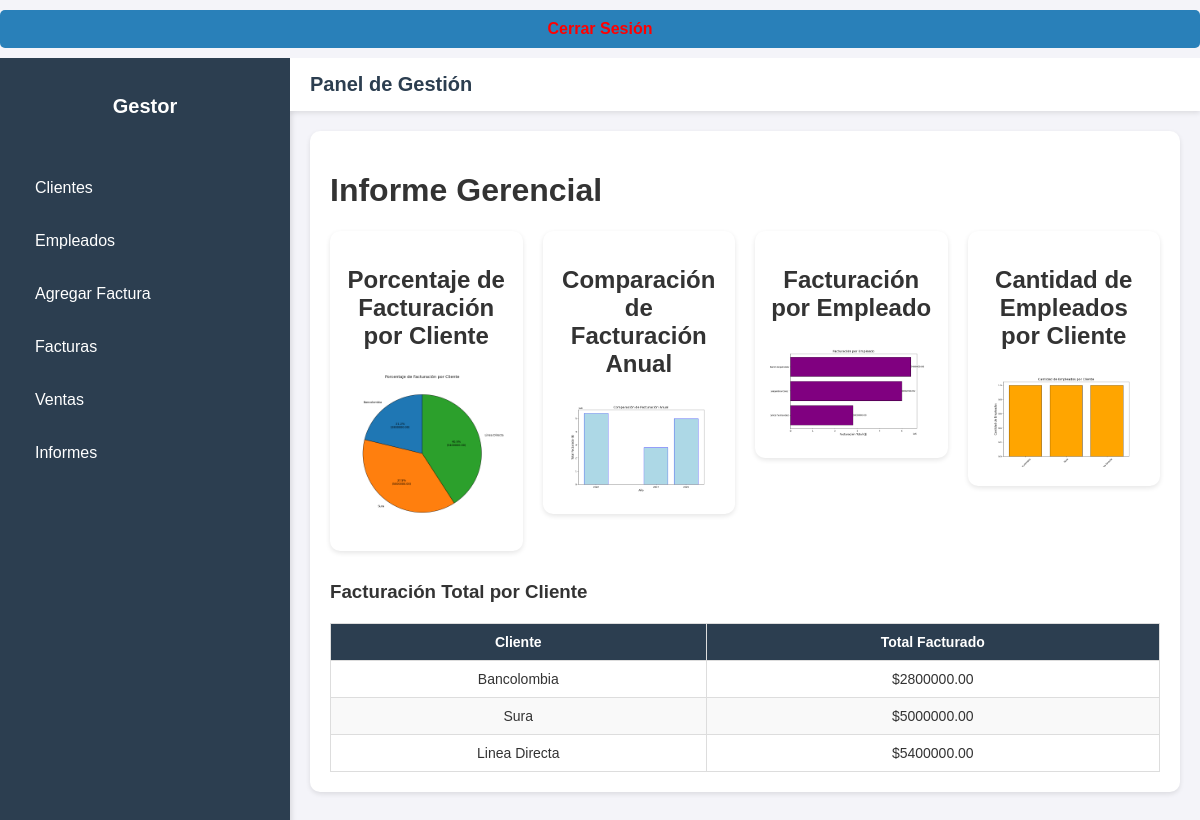
The page /informes/informes/ (signed in) on the database its author committed.
### Gestor_tareas/models/cliente.py (models this page shows, shortened)
class Cliente(models.Model):
    nombre = models.CharField(max_length=200)
    contacto = models.CharField(max_length=50)
    direccion = models.TextField(blank=True, null=True)
    email = models.EmailField(blank=True, null=True)
    fecha_registro = models.DateField(auto_now_add=True)

### Gestor_tareas/views/informe_views.py (the view)
# urls.py: path('informes/', generar_informe, name='generar_informe'),
@login_required
def generar_informe(request):
    facturacion_por_cliente = defaultdict(float)
    facturacion_anual = defaultdict(float)
    empleados_por_cliente = defaultdict(set)
    facturacion_empleados = defaultdict(float)
    facturas = Factura.objects.select_related('cliente', 'empleado').all()
    for factura in facturas:
        if factura.fecha_emision:
            anio = factura.fecha_emision.year
            facturacion_anual[anio] += float(factura.total)
        if factura.cliente:
            facturacion_por_cliente[factura.cliente.nombre] += float(factura.total)
            empleados_por_cliente[factura.cliente.nombre].add(factura.empleado)
        if factura.empleado:
            facturacion_empleados[factura.empleado.nombre] += float(factura.total)
    clientes = list(facturacion_por_cliente.keys())
    totales_clientes = list(facturacion_por_cliente.values())
    colores_clientes = cm.get_cmap('tab10')(range(len(clientes)))  # Usar colores de la paleta `tab10`
    plt.figure(figsize=(8, 8))
    plt.pie(
        totales_clientes,
        labels=clientes,
        autopct=lambda p: f'{p:.1f}%\n({p * sum(totales_clientes) / 100:.2f})',
        startangle=90,
        colors=colores_clientes,
        wedgeprops={'edgecolor': 'black'}  # Borde para mayor claridad
    )
    plt.title('Porcentaje de Facturación por Cliente', fontsize=14)
    plt.tight_layout()
    buffer_pie = io.BytesIO()
    plt.savefig(buffer_pie, format='png')
    plt.close()
    buffer_pie.seek(0)
    grafico_porcentajes_cliente = base64.b64encode(buffer_pie.getvalue()).decode('utf-8')
    buffer_pie.close()
    anios = sorted(facturacion_anual.keys())
    totales_anuales = [facturacion_anual[anio] for anio in anios]
    plt.figure(figsize=(10, 6))
    plt.bar(anios, totales_anuales, color='lightblue', edgecolor='blue')
    plt.xlabel('Año', fontsize=12)
    plt.ylabel('Total Facturado ($)', fontsize=12)
    plt.title('Comparación de Facturación Anual', fontsize=14)
    plt.xticks(anios)
    for i, total in enumerate(totales_anuales):
        plt.text(i, total, f'{total:.2f}', ha='center', va='bottom')
    buffer_anual = io.BytesIO()
    plt.savefig(buffer_anual, format='png')
    plt.close()
    buffer_anual.seek(0)
    grafico_comparativo_anual = base64.b64encode(buffer_anual.getvalue()).decode('utf-8')
    buffer_anual.close()
    empleados = list(facturacion_empleados.keys())
    totales_empleados = list(facturacion_empleados.values())
    plt.figure(figsize=(10, 6))
    plt.barh(empleados, totales_empleados, color='purple', edgecolor='black')
    plt.xlabel('Facturación Total ($)', fontsize=12)
    plt.ylabel('Empleado', fontsize=12)
    plt.title('Facturación por Empleado', fontsize=14)
    for i, total in enumerate(totales_empleados):
        plt.text(total, i, f'{total:.2f}', va='center')
    buffer_empleados = io.BytesIO()
    plt.savefig(buffer_empleados, format='png')
    plt.close()
    buffer_empleados.seek(0)
    grafico_empleados = base64.b64encode(buffer_empleados.getvalue()).decode('utf-8')
    buffer_empleados.close()
    empleados_totales = [len(empleados_por_cliente[cliente]) for cliente in clientes]
    plt.figure(figsize=(10, 6))
    plt.bar(clientes, empleados_totales, color='orange', edgecolor='black')
    plt.xlabel('Cliente', fontsize=12)
    plt.ylabel('Cantidad de Empleados', fontsize=12)
    plt.title('Cantidad de Empleados por Cliente', fontsize=14)
    plt.xticks(rotation=45)
    buffer_clientes = io.BytesIO()
    plt.savefig(buffer_clientes, format='png')
    plt.close()
    buffer_clientes.seek(0)
    grafico_clientes = base64.b64encode(buffer_clientes.getvalue()).decode('utf-8')
    buffer_clientes.close()
    return render(request, 'reportes/informes.html', {
        'grafico_porcentajes_cliente': grafico_porcentajes_cliente,
        'grafico_comparativo_anual': grafico_comparativo_anual,
        'grafico_empleados': grafico_empleados,
        'grafico_clientes': grafico_clientes,
        'facturacion_anual': dict(facturacion_anual),
        'facturacion_por_cliente': dict(facturacion_por_cliente),
    })

### Gestor_tareas/templates/reportes/informes.html (shortened to what this page needs)
{% extends 'base_dashboard.html' %}
{% block content %}
    <h1 class="text-center">Informe Gerencial</h1>
    <div class="graphics-container">
        <div class="graphic-box">
            <h2>Porcentaje de Facturación por Cliente</h2>
            <img alt="Porcentaje de Facturación">
        </div>
        <div class="graphic-box">
            <h2>Comparación de Facturación Anual</h2>
            <img alt="Comparación Anual">
        </div>
        <div class="graphic-box">
            <h2>Facturación por Empleado</h2>
            <img alt="Facturación por Empleado">
        </div>
        <div class="graphic-box">
            <h2>Cantidad de Empleados por Cliente</h2>
            <img alt="Empleados por Cliente">
        </div>
    </div>
    <div class="data-container">
        <h3>Facturación Total por Cliente</h3>
        <table class="styled-table">
            <thead>
                <tr>
                    <th>Cliente</th>
                    <th>Total Facturado</th>
                </tr>
            </thead>
            <tbody>
                {% for cliente, total in facturacion_por_cliente.items %}
                <tr>
                    <td>{{ cliente }}</td>
                    <td>${{ total|floatformat:2 }}</td>
                </tr>
                {% empty %}
                <tr>
                    <td colspan="2">No hay datos disponibles.</td>
                </tr>
                {% endfor %}
            </tbody>
        </table>
    </div>
{% endblock %}

### Gestor_tareas/static/styles.css (style rules this page uses)
body { font-family: Arial, sans-serif; background-color: #f4f4f9; margin: 0; color: #333; }
table { width: 100%; border-collapse: collapse; margin-top: 20px; background-color: #fff; }
table th, table td { padding: 10px; text-align: center; border: 1px solid #ddd; }
table th { background-color: #2980b9; color: white; font-weight: bold; }
table tr:nth-child(even) { background-color: #f9f9f9; }
.graphics-container { display: flex; justify-content: space-around; align-items: flex-start; margin-top: 20px; gap: 20px; }
.graphic-box { width: 45%; background-color: #ffffff; padding: 15px; box-shadow: 0 2px 5px rgba(0, 0, 0, 0.1); border-radius: 10px; text-align: center; }
.graphic-box img { width: 100%; height: auto; border-radius: 5px; }
.data-container { margin-top: 30px; }
.styled-table { width: 100%; border-collapse: collapse; margin-top: 20px; font-size: 14px; }
.styled-table th, .styled-table td { padding: 10px; text-align: center; border: 1px solid #ddd; }
.styled-table th { background-color: #2c3e50; color: white; font-weight: bold; }
.styled-table tr:nth-child(even) { background-color: #f9f9f9; }

### rows shown on the page
Cliente: facturacion_por_cliente "Bancolombia"
Cliente: facturacion_por_cliente "Sura"
Cliente: facturacion_por_cliente "Linea Directa"

### other values the page prints
{{ total|floatformat:2 }} "2800000.00" "5000000.00" "5400000.00"
